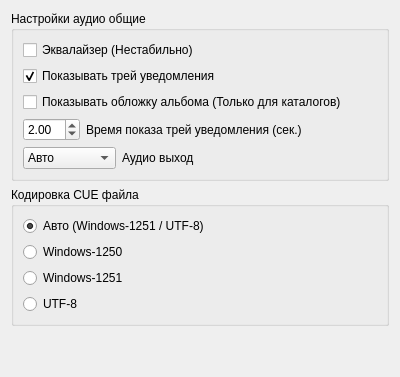
     <widget class="QWidget" name="page_8">
      <layout class="QGridLayout" name="gridLayout_20">
       <item row="0" column="0">
        <widget class="QGroupBox" name="groupBox_2">
         <property name="title">
          <string>Настройки аудио общие</string>
         </property>
         <layout class="QGridLayout" name="gridLayout_2">
          <item row="0" column="0" colspan="3">
           <widget class="QCheckBox" name="equalizerBox">
            <property name="toolTip">
             <string>&lt;!DOCTYPE HTML PUBLIC &quot;-//W3C//DTD HTML 4.0//EN&quot; &quot;http://www.w3.org/TR/REC-html40/strict.dtd&quot;&gt;
&lt;html&gt;&lt;head&gt;&lt;meta name=&quot;qrichtext&quot; content=&quot;1&quot; /&gt;&lt;style type=&quot;text/css&quot;&gt;
p, li { white-space: pre-wrap; }
&lt;/style&gt;&lt;/head&gt;&lt;body style=&quot; font-family:'Sans Serif'; font-size:9pt; font-weight:400; font-style:normal;&quot;&gt;
&lt;table border=&quot;0&quot; style=&quot;-qt-table-type: root; margin-top:4px; margin-bottom:4px; margin-left:4px; margin-right:4px;&quot;&gt;
&lt;tr&gt;
&lt;td style=&quot;border: none;&quot;&gt;
&lt;p style=&quot; margin-top:0px; margin-bottom:0px; margin-left:0px; margin-right:0px; -qt-block-indent:0; text-indent:0px;&quot;&gt;Включает эквалайзер для некоторых аудиофайлов.&lt;/p&gt;
&lt;p style=&quot; margin-top:0px; margin-bottom:0px; margin-left:0px; margin-right:0px; -qt-block-indent:0; text-indent:0px;&quot;&gt;&lt;span style=&quot; color:#ff0000;&quot;&gt;Если возникнут проблемы с воспроизведением,&lt;/span&gt;&lt;/p&gt;
&lt;p style=&quot; margin-top:0px; margin-bottom:0px; margin-left:0px; margin-right:0px; -qt-block-indent:0; text-indent:0px;&quot;&gt;&lt;span style=&quot; color:#ff0000;&quot;&gt;отключите эту опцию и перезапустите проигрыватель.&lt;/span&gt;&lt;/p&gt;&lt;/td&gt;&lt;/tr&gt;&lt;/table&gt;&lt;/body&gt;&lt;/html&gt;</string>
            </property>
            <property name="text">
             <string>Эквалайзер (Нестабильно)</string>
            </property>
           </widget>
          </item>
          <item row="1" column="0" colspan="3">
           <widget class="QCheckBox" name="trayTextBox">
            <property name="text">
             <string>Показывать трей уведомления</string>
            </property>
            <property name="checked">
             <bool>true</bool>
            </property>
           </widget>
          </item>
          <item row="2" column="0" colspan="3">
           <widget class="QCheckBox" name="coverBox">
            <property name="text">
             <string>Показывать обложку альбома (Только для каталогов)</string>
            </property>
           </widget>
          </item>
          <item row="3" column="0">
           <widget class="QDoubleSpinBox" name="doubleSpinBox">
            <property name="sizePolicy">
             <sizepolicy hsizetype="Maximum" vsizetype="Fixed">
              <horstretch>0</horstretch>
              <verstretch>0</verstretch>
             </sizepolicy>
            </property>
            <property name="singleStep">
             <double>0.100000000000000</double>
            </property>
            <property name="value">
             <double>2.000000000000000</double>
            </property>
           </widget>
          </item>
          <item row="3" column="1" colspan="2">
           <widget class="QLabel" name="label_31">
            <property name="text">
             <string>Время показа трей уведомления (сек.)</string>
            </property>
           </widget>
          </item>
          <item row="4" column="0" colspan="2">
           <widget class="QComboBox" name="audioOutputBox">
            <property name="sizePolicy">
             <sizepolicy hsizetype="Expanding" vsizetype="Fixed">
              <horstretch>0</horstretch>
              <verstretch>0</verstretch>
             </sizepolicy>
            </property>
            <item>
             <property name="text">
              <string>Авто</string>
             </property>
            </item>
            <item>
             <property name="text">
              <string>GConf</string>
             </property>
            </item>
            <item>
             <property name="text">
              <string>OSS</string>
             </property>
            </item>
            <item>
             <property name="text">
              <string>ALSA</string>
             </property>
            </item>
            <item>
             <property name="text">
              <string>Esound</string>
             </property>
            </item>
            <item>
             <property name="text">
              <string>PulseAudio</string>
             </property>
            </item>
            <item>
             <property name="text">
              <string>Jack</string>
             </property>
            </item>
            <item>
             <property name="text">
              <string>HAL</string>
             </property>
            </item>
            <item>
             <property name="text">
              <string>OSS v4</string>
             </property>
            </item>
            <item>
             <property name="text">
              <string>NAS</string>
             </property>
            </item>
           </widget>
          </item>
          <item row="4" column="2">
           <widget class="QLabel" name="label_33">
            <property name="sizePolicy">
             <sizepolicy hsizetype="Expanding" vsizetype="Preferred">
              <horstretch>0</horstretch>
              <verstretch>0</verstretch>
             </sizepolicy>
            </property>
            <property name="text">
             <string>Аудио выход</string>
            </property>
           </widget>
          </item>
         </layout>
        </widget>
       </item>
       <item row="1" column="0">
        <widget class="QGroupBox" name="groupBox_9">
         <property name="title">
          <string>Кодировка CUE файла</string>
         </property>
         <layout class="QGridLayout" name="gridLayout_3">
          <item row="0" column="0">
           <widget class="QRadioButton" name="autoRadioButton">
            <property name="text">
             <string>Авто (Windows-1251 / UTF-8)</string>
            </property>
            <property name="checked">
             <bool>true</bool>
            </property>
           </widget>
          </item>
          <item row="1" column="0">
           <widget class="QRadioButton" name="cp1250RadioButton">
            <property name="text">
             <string>Windows-1250</string>
            </property>
           </widget>
          </item>
          <item row="2" column="0">
           <widget class="QRadioButton" name="cp1251RadioButton">
            <property name="text">
             <string>Windows-1251</string>
            </property>
           </widget>
          </item>
          <item row="3" column="0">
           <widget class="QRadioButton" name="utfRadioButton">
            <property name="text">
             <string>UTF-8</string>
            </property>
           </widget>
          </item>
         </layout>
        </widget>
       </item>
       <item row="2" column="0">
        <spacer name="verticalSpacer_5">
         <property name="orientation">
          <enum>Qt::Vertical</enum>
         </property>
         <property name="sizeHint" stdset="0">
          <size>
           <width>20</width>
           <height>40</height>
          </size>
         </property>
        </spacer>
       </item>
      </layout>
     </widget>
